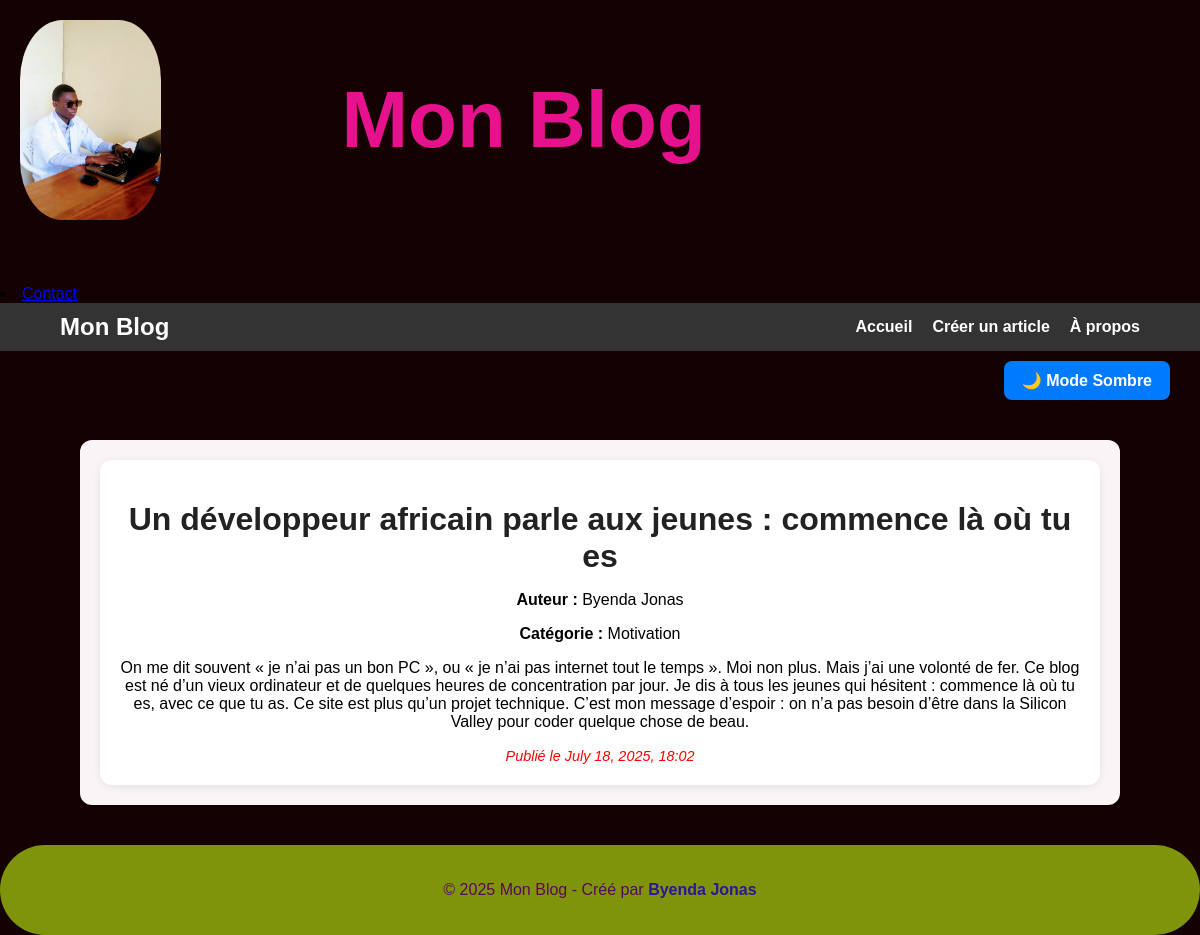
The app's page /article/9/ with its own data.
### blog/models.py (models this page shows, shortened)
class Article(models.Model):
    titre = models.CharField(max_length=200)
    contenu = models.TextField()
    image = models.ImageField(upload_to='articles/', blank=True, null=True)
    date_creation = models.DateTimeField(default=timezone.now)
    auteur = models.CharField(max_length=100)
    categorie = models.CharField(max_length=100, blank=True)

### blog/views.py (the view)
# urls.py: path('article/<int:article_id>/', views.detail_article, name='detail_article'),
def detail_article(request, article_id):
    article = get_object_or_404(Article, pk=article_id)
    return render(request, 'blog/detail_article.html', {'article': article})

### blog/templates/blog/detail_article.html (shortened to what this page needs)
{% extends 'blog/base.html' %}
{% block content %}
    <div class="article-card">
        <h1>{{ article.titre }}</h1>
        <p><strong>Auteur :</strong> {{ article.auteur }}</p>
        <p><strong>Catégorie :</strong> {{ article.categorie }}</p>
        <p>{{ article.contenu }}</p>
        <small><em>Publié le {{ article.date_creation|date:"F d, Y, H:i" }}</em></small>
    </div>
{% endblock %}

### blog/templates/blog/static/blog/style.css (style rules this page uses)
body { font-family: Arial, sans-serif; background-color: #f3f4f6; margin: 0; padding: 0; }
h1, h2, h3 { color: #222; margin-bottom: 15px; }
.article-card { background-color: #ffffff; padding: 20px; border-radius: 12px; box-shadow: 0 2px 8px rgba(0, 0, 0, 0.08); text-align: center; transition: transform 0.3s; }
body { font-family: 'Poppins', sans-serif; }

### blog/templates/blog/base.html (style rules this page uses)
body { font-family: Arial, sans-serif; margin: 0; background-color: #140202; }
small { font-size: 0.9em; color: red; }

### records on screen
Article: titre "Un développeur africain parle aux jeunes : commence là où tu es", auteur "Byenda Jonas", categorie "Motivation", contenu "On me dit souvent « je n’ai pas un bon PC », ou « je n’ai pas internet tout le temps ». Moi non plus. Mais j’ai une volonté de fer. Ce blog est né d’un vieux ordinateur et de quelques heures de concentration par jour. Je dis à tous les jeunes qui hésitent : commence là où tu es, avec ce que tu as. Ce site est plus qu’un projet technique. C’est mon message d’espoir : on n’a pas besoin d’être dans la Silicon Valley pour coder quelque chose de beau.", date_creation "July 18, 2025, 18:02"
